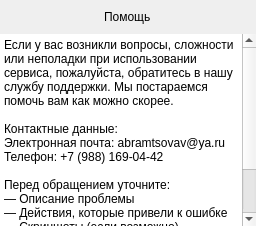
         <widget class="QWidget" name="helpPage">
          <layout class="QVBoxLayout" name="verticalLayout_9">
           <property name="spacing">
            <number>0</number>
           </property>
           <property name="leftMargin">
            <number>0</number>
           </property>
           <property name="topMargin">
            <number>0</number>
           </property>
           <property name="rightMargin">
            <number>0</number>
           </property>
           <property name="bottomMargin">
            <number>0</number>
           </property>
           <item alignment="Qt::AlignTop">
            <widget class="QWidget" name="widget_2" native="true">
             <layout class="QVBoxLayout" name="verticalLayout_18">
              <item alignment="Qt::AlignHCenter|Qt::AlignTop">
               <widget class="QLabel" name="label_5">
                <property name="minimumSize">
                 <size>
                  <width>47</width>
                  <height>16</height>
                 </size>
                </property>
                <property name="text">
                 <string>Помощь</string>
                </property>
               </widget>
              </item>
             </layout>
            </widget>
           </item>
           <item>
            <widget class="QTextEdit" name="textEdit">
             <property name="frameShape">
              <enum>QFrame::NoFrame</enum>
             </property>
             <property name="frameShadow">
              <enum>QFrame::Plain</enum>
             </property>
             <property name="lineWidth">
              <number>0</number>
             </property>
             <property name="readOnly">
              <bool>true</bool>
             </property>
             <property name="html">
              <string>&lt;!DOCTYPE HTML PUBLIC &quot;-//W3C//DTD HTML 4.0//EN&quot; &quot;http://www.w3.org/TR/REC-html40/strict.dtd&quot;&gt;
&lt;html&gt;&lt;head&gt;&lt;meta name=&quot;qrichtext&quot; content=&quot;1&quot; /&gt;&lt;meta charset=&quot;utf-8&quot; /&gt;&lt;style type=&quot;text/css&quot;&gt;
p, li { white-space: pre-wrap; }
hr { height: 1px; border-width: 0; }
li.unchecked::marker { content: &quot;\2610&quot;; }
li.checked::marker { content: &quot;\2612&quot;; }
&lt;/style&gt;&lt;/head&gt;&lt;body style=&quot; font-family:'Segoe UI'; font-size:9pt; font-weight:400; font-style:normal;&quot; bgcolor=&quot;transparent&quot;&gt;
&lt;p style=&quot; margin-top:0px; margin-bottom:0px; margin-left:0px; margin-right:0px; -qt-block-indent:0; text-indent:0px;&quot;&gt;Если у вас возникли вопросы, сложности или неполадки при использовании сервиса, пожалуйста, обратитесь в нашу службу поддержки. Мы постараемся помочь вам как можно скорее.&lt;/p&gt;
&lt;p style=&quot;-qt-paragraph-type:empty; margin-top:0px; margin-bottom:0px; margin-left:0px; margin-right:0px; -qt-block-indent:0; text-indent:0px;&quot;&gt;&lt;br /&gt;&lt;/p&gt;
&lt;p style=&quot; margin-top:0px; margin-bottom:0px; margin-left:0px; margin-right:0px; -qt-block-indent:0; text-indent:0px;&quot;&gt;Контактные данные:&lt;/p&gt;
&lt;p style=&quot; margin-top:0px; margin-bottom:0px; margin-left:0px; margin-right:0px; -qt-block-indent:0; text-indent:0px;&quot;&gt;Электронная почта: abramtsovav@ya.ru&lt;/p&gt;
&lt;p style=&quot; margin-top:0px; margin-bottom:0px; margin-left:0px; margin-right:0px; -qt-block-indent:0; text-indent:0px;&quot;&gt;Телефон: +7 (988) 169-04-42&lt;/p&gt;
&lt;p style=&quot;-qt-paragraph-type:empty; margin-top:0px; margin-bottom:0px; margin-left:0px; margin-right:0px; -qt-block-indent:0; text-indent:0px;&quot;&gt;&lt;br /&gt;&lt;/p&gt;
&lt;p style=&quot; margin-top:0px; margin-bottom:0px; margin-left:0px; margin-right:0px; -qt-block-indent:0; text-indent:0px;&quot;&gt;Перед обращением уточните:&lt;/p&gt;
&lt;p style=&quot; margin-top:0px; margin-bottom:0px; margin-left:0px; margin-right:0px; -qt-block-indent:0; text-indent:0px;&quot;&gt;— Описание проблемы&lt;/p&gt;
&lt;p style=&quot; margin-top:0px; margin-bottom:0px; margin-left:0px; margin-right:0px; -qt-block-indent:0; text-indent:0px;&quot;&gt;— Действия, которые привели к ошибке&lt;/p&gt;
&lt;p style=&quot; margin-top:0px; margin-bottom:0px; margin-left:0px; margin-right:0px; -qt-block-indent:0; text-indent:0px;&quot;&gt;— Скриншоты (если возможно)&lt;/p&gt;
&lt;p style=&quot;-qt-paragraph-type:empty; margin-top:0px; margin-bottom:0px; margin-left:0px; margin-right:0px; -qt-block-indent:0; text-indent:0px;&quot;&gt;&lt;br /&gt;&lt;/p&gt;
&lt;p style=&quot; margin-top:0px; margin-bottom:0px; margin-left:0px; margin-right:0px; -qt-block-indent:0; text-indent:0px;&quot;&gt;Мы ценим ваше обращение и постараемся решить вопрос в кратчайшие сроки.&lt;/p&gt;&lt;/body&gt;&lt;/html&gt;</string>
             </property>
             <property name="textInteractionFlags">
              <set>Qt::TextSelectableByMouse</set>
             </property>
            </widget>
           </item>
          </layout>
         </widget>
